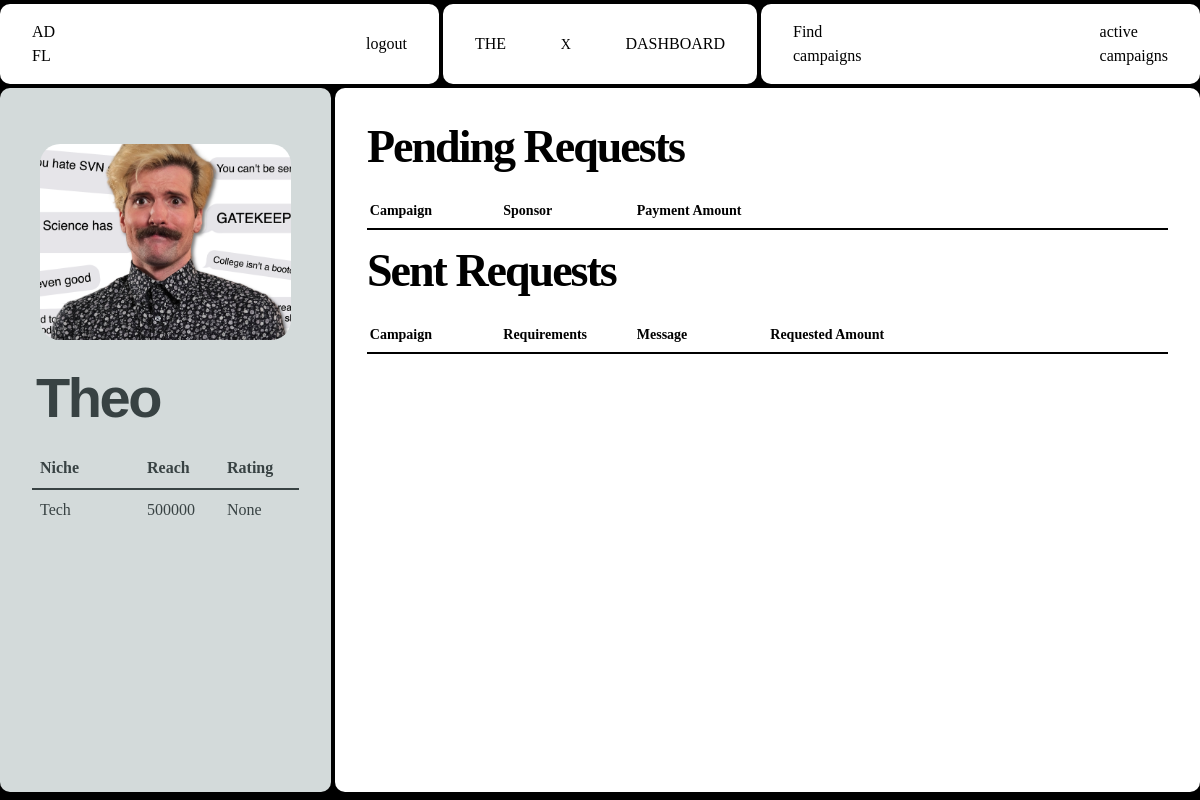
The page /influencer/dashboard (signed in) on the database as committed earlier.
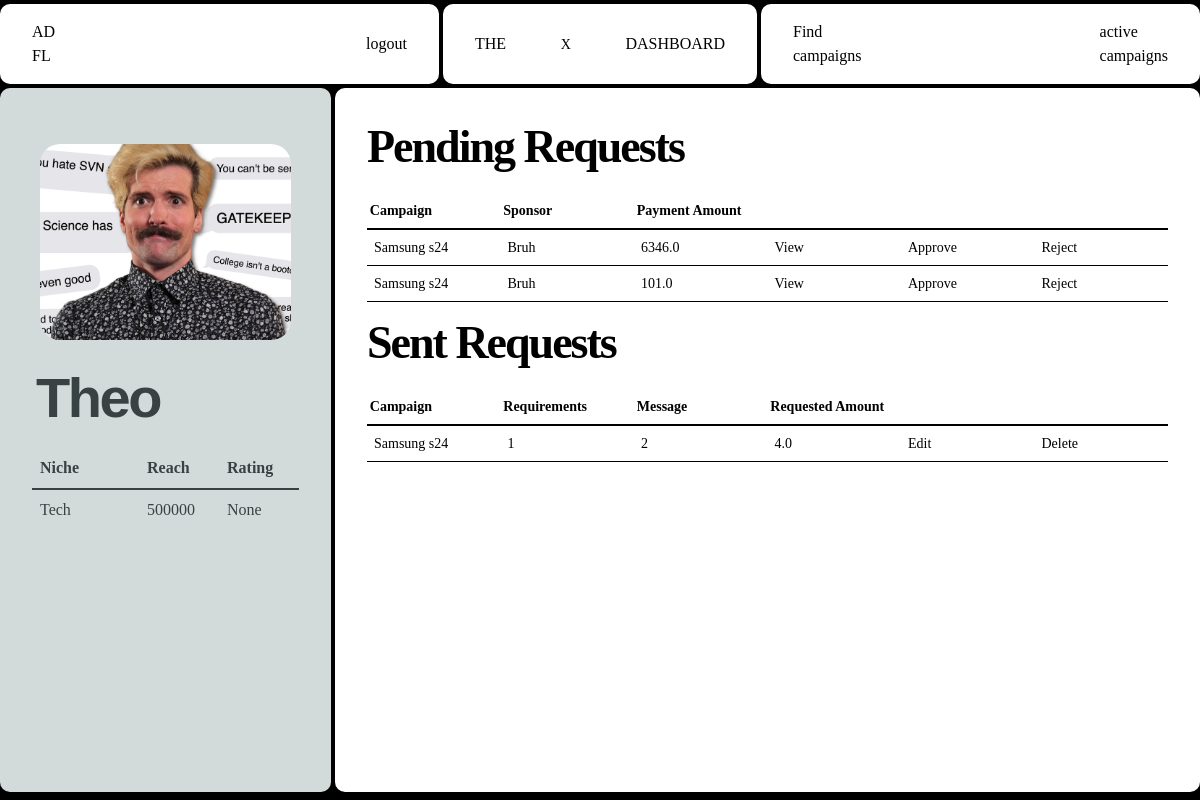
The same page on the database as committed later.
### Adfluence/models.py (models this page shows)
class Influencer(db.Model, UserMixin):
    __tablename__ = "influencer"
    id = db.Column(db.Integer, primary_key=True)
    name = db.Column(db.String(150), nullable=False)
    email = db.Column(db.String(150), nullable=False)
    profile_picture = db.Column(db.String(100), nullable=False)
    niche = db.Column(db.String(100), nullable=False)
    reach = db.Column(db.Integer, nullable=False)
    user_id = Column(Integer, ForeignKey("user.id"), nullable=False)
    platform = db.Column(db.String(100), nullable=False)
    bank_account_balance = db.Column(db.Float, default=0.0)
    flagged = db.Column(db.Boolean, default=False)
    transactions = relationship(
        "Transaction", backref="influencer", cascade="all, delete-orphan"
    )
    ratings = relationship("Rating", backref="influencer", cascade="all, delete-orphan")
    bookmarks = relationship(
        "Bookmark", backref="influencer", cascade="all, delete-orphan"
    )
    adrequests = relationship(
        "AdRequest", backref="influencer", cascade="all, delete-orphan"
    )
    campaignrequests = relationship(
        "campaignRequest", backref="influencer", cascade="all, delete-orphan"
    )

class Campaign(db.Model):
    __tablename__ = "campaign"
    id = db.Column(db.Integer, primary_key=True)
    name = db.Column(db.String(140), nullable=False)
    description = db.Column(db.Text, nullable=False)
    start_date = db.Column(db.Date, nullable=False)
    end_date = db.Column(db.Date, nullable=False)
    budget = db.Column(db.Integer, nullable=False)
    visibility = db.Column(db.String(10), nullable=False)  # 'public' or 'private'
    goals = db.Column(db.Text, nullable=False)
    niche = db.Column(db.String(100), nullable=False)
    status = db.Column(db.String(100), nullable=False, default="Incomplete")
    flagged = db.Column(db.Boolean, default=False)
    user_id = db.Column(db.Integer, db.ForeignKey("user.id"), nullable=False)
    ad_requests = db.relationship(
        "AdRequest", backref="campaign", cascade="all, delete-orphan"
    )
    campaign_requests = db.relationship(
        "campaignRequest", backref="campaign", cascade="all, delete-orphan"
    )

class User(db.Model, UserMixin):
    id = db.Column(db.Integer, primary_key=True)
    email = db.Column(db.String(150), unique=True)
    password = db.Column(db.String(150))
    name = db.Column(db.String(150))
    role = db.Column(db.String(20), nullable=True)
    niche = db.Column(db.String(100), nullable=True)
    flagged = db.Column(db.Boolean, default=False)
    influencers = relationship("Influencer", backref="user", lazy=True)
    campaigns = relationship("Campaign", backref="user", cascade="all, delete-orphan")
    transactions = relationship(
        "Transaction", backref="user", cascade="all,delete-orphan"
    )
    ratings = relationship("Rating", backref="user", cascade="all, delete-orphan")

class AdRequest(db.Model):
    id = db.Column(db.Integer, primary_key=True)
    campaign_id = db.Column(db.Integer, db.ForeignKey("campaign.id"), nullable=False)
    influencer_id = db.Column(db.Integer, db.ForeignKey("influencer.id"))
    messages = db.Column(db.Text)
    requirements = db.Column(db.Text, nullable=False)
    payment_amount = db.Column(db.Float, nullable=False)
    status = db.Column(db.String(20), nullable=False, default="Pending")
    completed = db.Column(db.Boolean, default=False)
    completion_confirmed = db.Column(db.Boolean, default=False)
    payment_done = db.Column(db.Boolean, default=False)
    rating_done = db.Column(db.Boolean, default=False)
    negotiations = relationship(
        "Negotiation", backref="ad_request", cascade="all, delete-orphan"
    )

class campaignRequest(db.Model):
    id = db.Column(db.Integer, primary_key=True)
    campaign_id = db.Column(db.Integer, db.ForeignKey("campaign.id"), nullable=False)
    influencer_id = db.Column(db.Integer, db.ForeignKey("influencer.id"))
    messages = db.Column(db.Text)
    requirements = db.Column(db.Text, nullable=False)
    payment_amount = db.Column(db.Float, nullable=False)
    status = db.Column(db.String(20), nullable=False, default="Pending")
    completed = db.Column(db.Boolean, default=False)
    completion_confirmed = db.Column(db.Boolean, default=False)
    payment_done = db.Column(db.Boolean, default=False)
    rating_done = db.Column(db.Boolean, default=False)

### Adfluence/influencer.py (the view)
@influencer.route("/dashboard", methods=["GET", "POST"])
@role_required("Influencer")
@login_required
def dashboard():
    influencers = current_user.influencers
    influencer = influencers[0] if influencers else None
    if influencer:
        avg_rating_query = (
            db.session.query(func.avg(Rating.rating).label("average_rating"))
            .filter(Rating.ratee_id == influencer.id)
            .first()
        )
        average_rating = avg_rating_query.average_rating
        if influencer:
            ad_requests = AdRequest.query.filter_by(influencer_id=influencer.id).all()
            campaignRequests = campaignRequest.query.filter_by(
                influencer_id=influencer.id
            ).all()
            campaign_requests_with_details = []
            for campaign_request in campaignRequests:
                campaign = Campaign.query.get(campaign_request.campaign_id)
                if campaign:
                    campaign_name = campaign.name
                    campaign_requests_with_details.append(
                        {
                            "campaign_request": campaign_request,
                            "campaign_name": campaign_name,
                        }
                    )
                else:
                    flash("Campaign not found", category="error")
            ad_requests_with_details = []
            for ad_request in ad_requests:
                campaign = Campaign.query.get(ad_request.campaign_id)
                user = User.query.get(campaign.user_id)
                ad_requests_with_details.append(
                    {
                        "ad_request": ad_request,
                        "campaign_name": campaign.name,
                        "user_name": user.name,
                    }
                )
            transactions = Transaction.query.filter_by(
                influencer_id=influencer.id
            ).all()
            total_earnings = sum(transaction.amount for transaction in transactions)
            return render_template(
                "Influencer/dashboard.html",
                campaign_requests=campaign_requests_with_details,
                user=current_user,
                influencer=influencer,
                ad_requests=ad_requests_with_details,
                total_earnings=total_earnings,
                average_rating=average_rating,
            )
    return render_template("Influencer/dashboard.html")

### Adfluence/views.py (called while the page is built)
def role_required(role):
    def decorator(f):
        @wraps(f)
        def decorated_function(*args, **kwargs):
            if current_user.role != role:
                abort(403)
            return f(*args, **kwargs)
        return decorated_function
    return decorator

### Adfluence/templates/Influencer/dashboard.html (shortened to what this page needs)
{% extends "base.html" %} {% block head %}
<link
  rel="stylesheet"
  href="{{ url_for('static', filename='src/influencer_css/dashboard.css') }}"
/>
{% endblock %} {% block content %}
<div class="container">
   {% if influencer %}
  <nav>
    <div class="nav-1">
      <p class="logo view">
        AD <br />
        FL
      </p>
      <a href="{{ url_for('views.logout') }}" class="view">logout</a>
    </div>
    {% if influencer.flagged == True %}
    <div class="nav-2 flagged">
      <p class="text-center">You have been flagged by admin</p>
    </div>
    {% else%}
    <div class="nav-2">
      <p class="menu-button">the</p>
      <p class="x">x</p>
      <p class="menu-button">dashboard</p>
    </div>
    {% endif %}
    <div class="nav-3">
      <a href="{{ url_for('influencer.viewCampaigns') }}" class="create view">
        Find  <br />
        campaigns
      </a>
      <a
        href="{{ url_for('influencer.activeCampaigns') }}"
        class="pattern-2 view"
      >
        active <br />
        campaigns
      </a>
    </div>
  </nav>
  <div class="content-wrapper">
    <div class="col-1 col">
      <div class="pfp-wrapper">
        <img
          src="{{ url_for('static', filename='uploads/' + influencer.profile_picture) }}"
          alt="{{ influencer.name }}'s profile picture"
          class="pfp"
        />
      </div>
      <div class="name">{{ influencer.name }}</div>
      <div class="table-wrapper">
        <table class="first-table">
          <thead>
            <tr>
              <th>Niche</th>
              <th style="width: 80px">Reach</th>
              <th style="width: 80px">Rating</th>
            </tr>
          </thead>
          <tbody>
            <tr>
              <td>{{ influencer.niche }}</td>
              <td style="width: 80px">{{ influencer.reach }}</td>
              <td style="width: 80px">{{average_rating}}</td>
            </tr>
          </tbody>
        </table>
      </div>
    </div>
    <div class="col-2 col">
      <h1>Pending Requests</h1>
      <div class="table-wrapper-2 m-xl">
        <table class="second-table">
          <thead>
            <tr>
              <th>Campaign</th>
              <th>Sponsor</th>
              <th>Payment Amount</th>
              <th></th>
              <th></th>
              <th></th>
            </tr>
          </thead>
          <tbody>
            {% for ad_request_details in ad_requests %} {% if
            ad_request_details.ad_request.status == "Pending" %}
            <tr>
              <td>{{ ad_request_details.campaign_name }}</td>
              <td>{{ ad_request_details.user_name }}</td>
              <td>{{ ad_request_details.ad_request.payment_amount }}</td>
              <td>
                <a
                  class="link view"
                  href="{{ url_for('influencer.viewRequest', ad_request_id=ad_request_details.ad_request.id) }}"
                  >View</a
                >
              </td>
              <td>
                <form
                  action="{{ url_for('influencer.accept_ad_request', ad_request_id=ad_request_details.ad_request.id) }}"
                  method="post"
                >
                  <button class="link approve" type="submit">Approve</button>
                </form>
              </td>
              <td>
                <form
                  action="{{ url_for('influencer.reject_ad_request', ad_request_id=ad_request_details.ad_request.id) }}"
                  method="post"
                >
                  <button class="link danger" type="submit">Reject</button>
                </form>
              </td>
              {% endif %} {% endfor %}
            </tr>
          </tbody>
        </table>
      </div>
      <h1>Sent Requests</h1>
      <div class="table-wrapper-2">
        <table class="second-table">
          <thead>
            <tr>
              <th>Campaign</th>
              <th>Requirements</th>
              <th>Message</th>
              <th>Requested Amount</th>
              <th></th>
              <th></th>
            </tr>
          </thead>
          <tbody>
            {% for campaignRequest in campaign_requests %} {% if
            campaignRequest.campaign_request.status == "Pending" %}
            <tr>
              <td>{{campaignRequest.campaign_name}}</td>
              <td>{{ campaignRequest.campaign_request.requirements }}</td>
              <td>{{ campaignRequest.campaign_request.messages }}</td>
              <td>{{ campaignRequest.campaign_request.payment_amount }}</td>
              <td>
                <a
                  href="{{ url_for('influencer.edit_campaign_request', campaign_request_id=campaignRequest.campaign_request.id)}}"
                  class="link view"
                  >Edit</a
                >
              </td>
              <td>
                <form
                  action="{{ url_for('influencer.delete_campaign_request', campaign_request_id=campaignRequest.campaign_request.id) }}"
                  method="POST"
                  onsubmit="return confirm('Are you sure you want to delete the request?');"
                >
                  <button class="link danger" type="submit">Delete</button>
                </form>
              </td>
              {% endif %} {% endfor %}
            </tr>
          </tbody>
        </table>
      </div>
    </div>
  </div>
</div>
{% endif %} {% endblock %}

### Adfluence/templates/base.html (shortened to what this page needs)
<!DOCTYPE html>
<html>
  <head>
    <link
      rel="stylesheet"
      href="{{ url_for('static', filename='css/main.css') }}"
    />
    <link
      rel="stylesheet"
      href="{{ url_for('static', filename='src/input.css') }}"
    />
    {% block head %}{% endblock %}
  </head>
  <body>
    {% block content %} {% endblock %}
  </body>
</html>

### Adfluence/static/css/main.css (style rules this page uses)
html, :host { line-height: 1.5; -webkit-text-size-adjust: 100%; -moz-tab-size: 4; -o-tab-size: 4; tab-size: 4; font-family: ui-sans-serif, system-ui, sans-serif, "Apple Color Emoji", "Segoe UI Emoji", "Segoe UI Symbol", "Noto Color Emoji"; font-feature-settings: normal; font-variation-settings: normal; -webkit-tap-highlight-color: transparent; }
body { margin: 0; line-height: inherit; }
h1, h2, h3, h4, h5, h6 { font-size: inherit; font-weight: inherit; }
a { color: inherit; text-decoration: inherit; }
table { text-indent: 0; border-color: inherit; border-collapse: collapse; }
button, input, optgroup, select, textarea { font-family: inherit; font-feature-settings: inherit; font-variation-settings: inherit; font-size: 100%; font-weight: inherit; line-height: inherit; letter-spacing: inherit; color: inherit; margin: 0; padding: 0; }
button, select { text-transform: none; }
button, input:where([type='button']), input:where([type='reset']), input:where([type='submit']) { -webkit-appearance: button; background-color: transparent; background-image: none; }
blockquote, dl, dd, h1, h2, h3, h4, h5, h6, hr, figure, p, pre { margin: 0; }
button, [role="button"] { cursor: pointer; }
img, svg, video, canvas, audio, iframe, embed, object { display: block; vertical-align: middle; }
img, video { max-width: 100%; height: auto; }
.container { width: 100%; }
@media (min-width: 640px) { .container { max-width: 640px; } }
@media (min-width: 768px) { .container { max-width: 768px; } }
@media (min-width: 1024px) { .container { max-width: 1024px; } }
* { margin: 0; padding: 0; }

### Adfluence/static/src/input.css (style rules this page uses)
* { margin: 0; padding: 0; }

Rows that differ between the two databases and show on the page:
added Campaign: campaign_name "Samsung s24" "Samsung s24", campaign_name "Samsung s24", campaign_request.requirements "1", campaign_request.messages "2", campaign_request.payment_amount "4.0"
now on this page (row unchanged): User: user_name "Bruh" "Bruh"
added AdRequest: ad_request.payment_amount "6346.0"
added AdRequest: ad_request.payment_amount "101.0"
Other text that changed with them:
new list line: "View Approve Reject"
